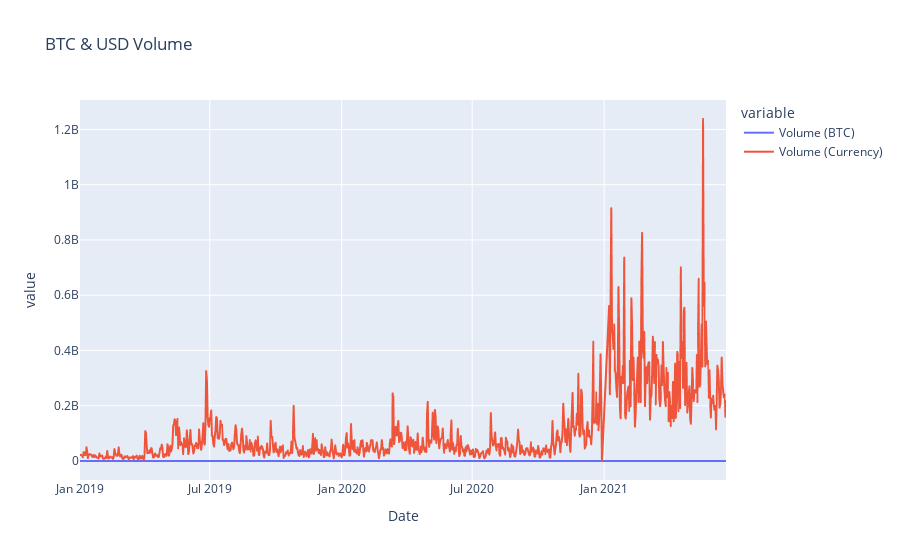

Here is the notebook cell this chart was saved with:
### Code cell
#Comparison of BTC Volume to USD Volume
btc_usd_vol_fig = px.line(kraken_btc_usd_volume,title = 'BTC & USD Volume')
btc_usd_vol_fig.show()

### Figure 1 — Plotly figure (JSON) as saved in the notebook; plotly's stock layout.template omitted (floating-point values rounded to 4 significant figures; data arrays with more than 128 entries replaced by an {"elided": "..."} marker saying what was removed)
{"data": [{"hovertemplate": "variable=Volume (BTC)<br>Date=%{x}<br>value=%{y}<extra></extra>", "legendgroup": "Volume (BTC)", "line": {"color": "#636efa", "dash": "solid"}, "mode": "lines", "name": "Volume (BTC)", "showlegend": true, "type": "scattergl", "x": {"elided": "893 str values"}, "xaxis": "x", "y": {"elided": "893 float values"}, "yaxis": "y"}, {"hovertemplate": "variable=Volume (Currency)<br>Date=%{x}<br>value=%{y}<extra></extra>", "legendgroup": "Volume (Currency)", "line": {"color": "#EF553B", "dash": "solid"}, "mode": "lines", "name": "Volume (Currency)", "showlegend": true, "type": "scattergl", "x": {"elided": "893 str values"}, "xaxis": "x", "y": {"elided": "893 float values"}, "yaxis": "y"}], "layout": {"autosize": true, "legend": {"title": {"text": "variable"}, "tracegroupgap": 0}, "title": {"text": "BTC & USD Volume"}, "xaxis": {"anchor": "y", "autorange": true, "domain": [0, 1], "range": ["2019-01-01", "2021-06-20"], "title": {"text": "Date"}, "type": "date"}, "yaxis": {"anchor": "x", "autorange": true, "domain": [0, 1], "range": [-68770000.0, 1307000000.0], "title": {"text": "value"}, "type": "linear"}}}
